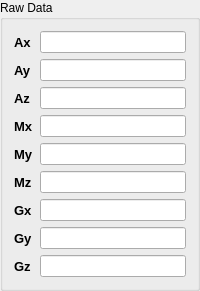
            <widget class="QGroupBox" name="sensorBiases_groupBox_5">
             <property name="minimumSize">
              <size>
               <width>0</width>
               <height>0</height>
              </size>
             </property>
             <property name="maximumSize">
              <size>
               <width>16777215</width>
               <height>16777215</height>
              </size>
             </property>
             <property name="title">
              <string>Raw Data</string>
             </property>
             <layout class="QGridLayout" name="gridLayout_16">
              <item row="0" column="0">
               <layout class="QHBoxLayout" name="horizontalLayout_11">
                <item>
                 <layout class="QVBoxLayout" name="verticalLayout_23">
                  <item>
                   <widget class="QLabel" name="label_68">
                    <property name="minimumSize">
                     <size>
                      <width>0</width>
                      <height>0</height>
                     </size>
                    </property>
                    <property name="maximumSize">
                     <size>
                      <width>16777215</width>
                      <height>16777215</height>
                     </size>
                    </property>
                    <property name="font">
                     <font>
                      <pointsize>10</pointsize>
                      <weight>75</weight>
                      <bold>true</bold>
                     </font>
                    </property>
                    <property name="text">
                     <string>Ax</string>
                    </property>
                   </widget>
                  </item>
                  <item>
                   <widget class="QLabel" name="label_69">
                    <property name="minimumSize">
                     <size>
                      <width>0</width>
                      <height>0</height>
                     </size>
                    </property>
                    <property name="maximumSize">
                     <size>
                      <width>16777215</width>
                      <height>16777215</height>
                     </size>
                    </property>
                    <property name="font">
                     <font>
                      <pointsize>10</pointsize>
                      <weight>75</weight>
                      <bold>true</bold>
                     </font>
                    </property>
                    <property name="text">
                     <string>Ay</string>
                    </property>
                   </widget>
                  </item>
                  <item>
                   <widget class="QLabel" name="label_70">
                    <property name="minimumSize">
                     <size>
                      <width>0</width>
                      <height>0</height>
                     </size>
                    </property>
                    <property name="maximumSize">
                     <size>
                      <width>16777215</width>
                      <height>16777215</height>
                     </size>
                    </property>
                    <property name="font">
                     <font>
                      <pointsize>10</pointsize>
                      <weight>75</weight>
                      <bold>true</bold>
                     </font>
                    </property>
                    <property name="text">
                     <string>Az</string>
                    </property>
                   </widget>
                  </item>
                  <item>
                   <widget class="QLabel" name="label_74">
                    <property name="minimumSize">
                     <size>
                      <width>0</width>
                      <height>0</height>
                     </size>
                    </property>
                    <property name="maximumSize">
                     <size>
                      <width>16777215</width>
                      <height>16777215</height>
                     </size>
                    </property>
                    <property name="font">
                     <font>
                      <pointsize>10</pointsize>
                      <weight>75</weight>
                      <bold>true</bold>
                     </font>
                    </property>
                    <property name="text">
                     <string>Mx</string>
                    </property>
                   </widget>
                  </item>
                  <item>
                   <widget class="QLabel" name="label_75">
                    <property name="minimumSize">
                     <size>
                      <width>0</width>
                      <height>0</height>
                     </size>
                    </property>
                    <property name="maximumSize">
                     <size>
                      <width>16777215</width>
                      <height>16777215</height>
                     </size>
                    </property>
                    <property name="font">
                     <font>
                      <pointsize>10</pointsize>
                      <weight>75</weight>
                      <bold>true</bold>
                     </font>
                    </property>
                    <property name="text">
                     <string>My</string>
                    </property>
                   </widget>
                  </item>
                  <item>
                   <widget class="QLabel" name="label_76">
                    <property name="minimumSize">
                     <size>
                      <width>0</width>
                      <height>0</height>
                     </size>
                    </property>
                    <property name="maximumSize">
                     <size>
                      <width>16777215</width>
                      <height>16777215</height>
                     </size>
                    </property>
                    <property name="font">
                     <font>
                      <pointsize>10</pointsize>
                      <weight>75</weight>
                      <bold>true</bold>
                     </font>
                    </property>
                    <property name="text">
                     <string>Mz</string>
                    </property>
                   </widget>
                  </item>
                  <item>
                   <widget class="QLabel" name="label_71">
                    <property name="minimumSize">
                     <size>
                      <width>0</width>
                      <height>0</height>
                     </size>
                    </property>
                    <property name="maximumSize">
                     <size>
                      <width>16777215</width>
                      <height>16777215</height>
                     </size>
                    </property>
                    <property name="font">
                     <font>
                      <pointsize>10</pointsize>
                      <weight>75</weight>
                      <bold>true</bold>
                     </font>
                    </property>
                    <property name="text">
                     <string>Gx</string>
                    </property>
                   </widget>
                  </item>
                  <item>
                   <widget class="QLabel" name="label_72">
                    <property name="minimumSize">
                     <size>
                      <width>0</width>
                      <height>0</height>
                     </size>
                    </property>
                    <property name="maximumSize">
                     <size>
                      <width>16777215</width>
                      <height>16777215</height>
                     </size>
                    </property>
                    <property name="font">
                     <font>
                      <pointsize>10</pointsize>
                      <weight>75</weight>
                      <bold>true</bold>
                     </font>
                    </property>
                    <property name="text">
                     <string>Gy</string>
                    </property>
                   </widget>
                  </item>
                  <item>
                   <widget class="QLabel" name="label_73">
                    <property name="minimumSize">
                     <size>
                      <width>0</width>
                      <height>0</height>
                     </size>
                    </property>
                    <property name="maximumSize">
                     <size>
                      <width>16777215</width>
                      <height>16777215</height>
                     </size>
                    </property>
                    <property name="font">
                     <font>
                      <pointsize>10</pointsize>
                      <weight>75</weight>
                      <bold>true</bold>
                     </font>
                    </property>
                    <property name="text">
                     <string>Gz</string>
                    </property>
                   </widget>
                  </item>
                 </layout>
                </item>
                <item>
                 <layout class="QVBoxLayout" name="verticalLayout_22">
                  <item>
                   <widget class="QLineEdit" name="m_Axr"/>
                  </item>
                  <item>
                   <widget class="QLineEdit" name="m_Ayr"/>
                  </item>
                  <item>
                   <widget class="QLineEdit" name="m_Azr"/>
                  </item>
                  <item>
                   <widget class="QLineEdit" name="m_Mxr"/>
                  </item>
                  <item>
                   <widget class="QLineEdit" name="m_Myr"/>
                  </item>
                  <item>
                   <widget class="QLineEdit" name="m_Mzr"/>
                  </item>
                  <item>
                   <widget class="QLineEdit" name="m_Gxr"/>
                  </item>
                  <item>
                   <widget class="QLineEdit" name="m_Gyr"/>
                  </item>
                  <item>
                   <widget class="QLineEdit" name="m_Gzr"/>
                  </item>
                 </layout>
                </item>
               </layout>
              </item>
             </layout>
            </widget>
